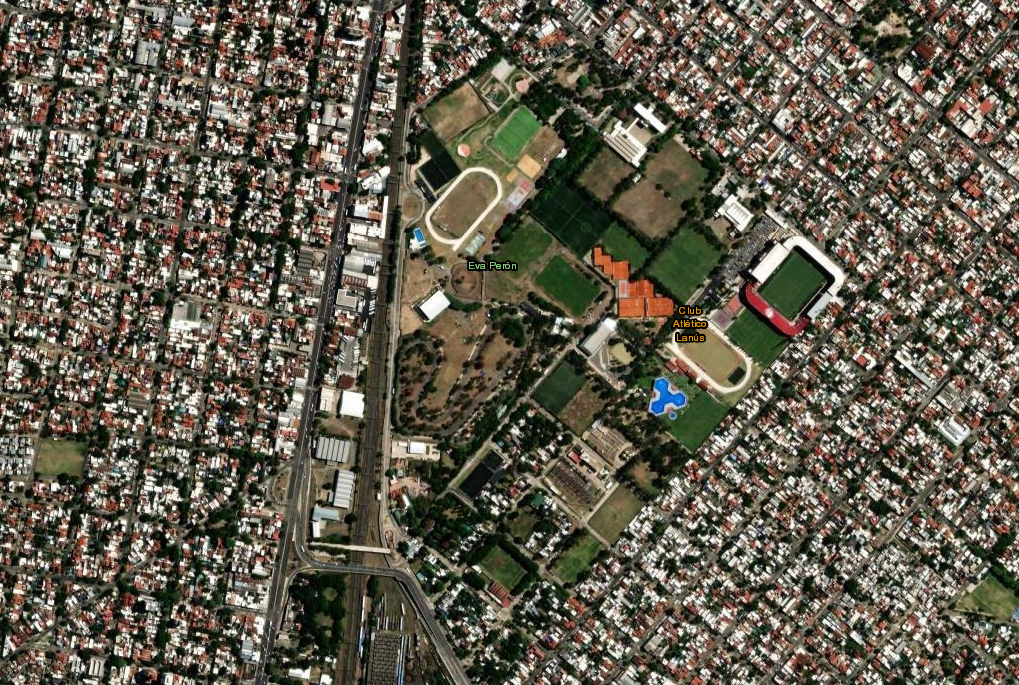
#> input picture lanus.png, 1019 x 685 px
$ jupyter execute EDA.ipynb
#> lines starting #> are read from the running program, lines starting #| are printed output that depends on the picture
[cell 1]
import cv2
import matplotlib.pyplot as plt

# Cargar la imagen
imagen = cv2.imread('lanus.png')
#> imagen is the input picture: shape (685, 1019, 3); mean B, G, R 77.8, 92.2, 97.6

# Verificar si la imagen se cargó correctamente
if imagen is None:
    print("Error al cargar la imagen 'lanus.png'. Asegúrese de que el archivo existe en el directorio actual.")
    exit()

# Convertir de BGR (formato de OpenCV) a RGB
imagen_rgb = cv2.cvtColor(imagen, cv2.COLOR_BGR2RGB)

# Mostrar información básica de la imagen
print(f'Dimensiones de la imagen: {imagen.shape}')
#| Dimensiones de la imagen: (685, 1019, 3)
print(f'Tipo de dato: {imagen.dtype}')
#| Tipo de dato: uint8

[cell 2]
# Mostrar la imagen
plt.imshow(imagen_rgb)
plt.title('Imagen Satelital - Lanús')
plt.axis('off')
plt.show()

[cell 3]
# Histograma de los canales de color
canales = ('r', 'g', 'b')
for i, canal in enumerate(canales):
    hist = cv2.calcHist([imagen_rgb], [i], None, [256], [0, 256])
    plt.plot(hist, color=canal)
    plt.xlim([0, 256])
plt.title('Histograma de los Canales de Color')
plt.xlabel('Valor de Intensidad')
plt.ylabel('Cantidad de Pixeles')
plt.show()
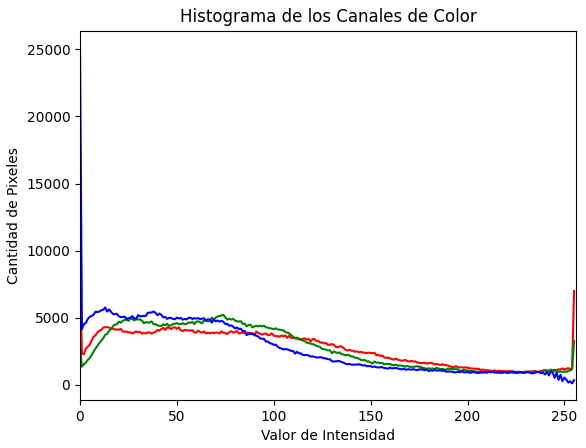
#> figure drawn by matplotlib, 1 panel; curve peaks at x = 0, y = 7887; curve peaks at x = 74, y = 5198; curve peaks at x = 0, y = 25147

[cell 4]
# Calcular estadísticas básicas
media_color = cv2.mean(imagen_rgb)
#> media_color = (97.6, 92.25, 77.81, 0)
print(f'Valores medios de los canales RGB: R={media_color[0]:.2f}, G={media_color[1]:.2f}, B={media_color[2]:.2f}')
#| Valores medios de los canales RGB: R=97.60, G=92.25, B=77.81

[cell 5]
# Mostrar histograma de intensidad en escala de grises
imagen_gris = cv2.cvtColor(imagen_rgb, cv2.COLOR_RGB2GRAY)
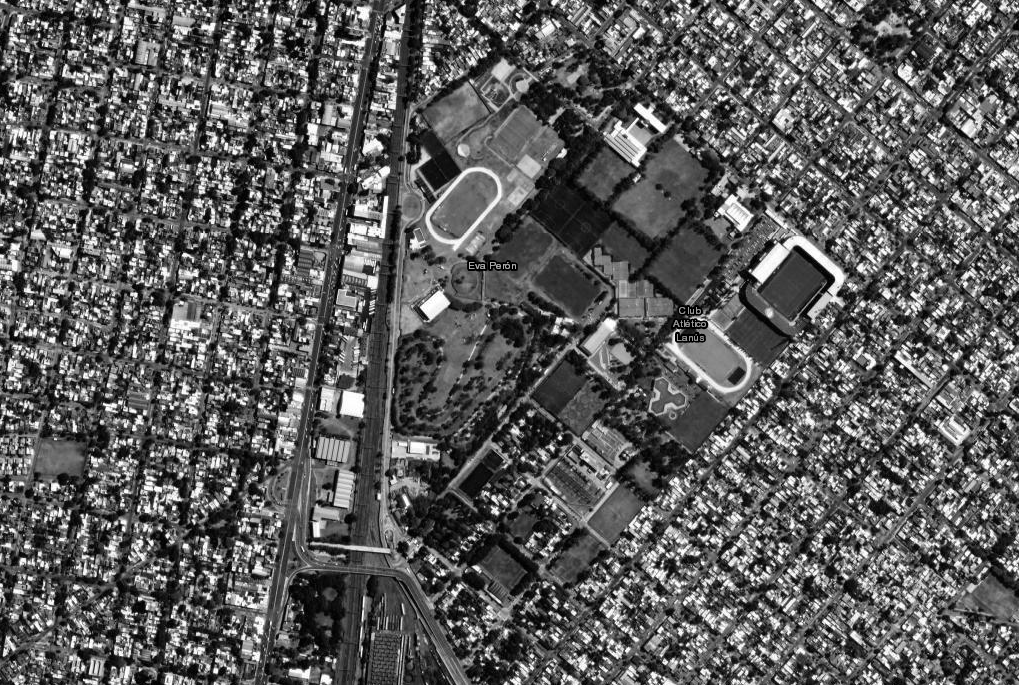
#> imagen_gris: shape (685, 1019); min 0, max 255, mean 92.2
plt.hist(imagen_gris.ravel(), bins=256, range=[0, 256], color='gray')
plt.title('Histograma de Intensidad en Escala de Grises')
plt.xlabel('Intensidad de Pixel')
plt.ylabel('Cantidad de Pixeles')
plt.show()
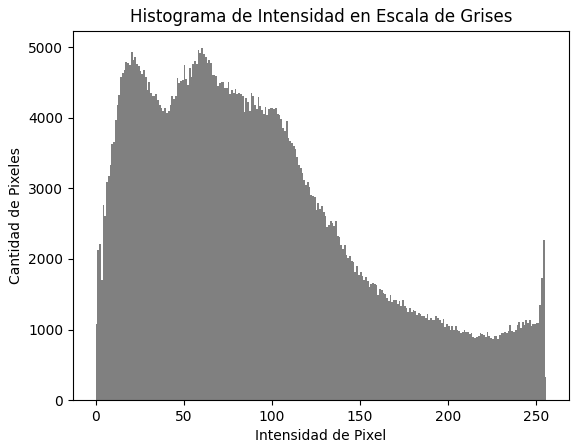
#> figure drawn by matplotlib, 1 panel; tallest bar 4985 high, from x = 60 to 61

[cell 6]
# Mostrar la imagen en escala de grises
plt.imshow(imagen_gris, cmap='gray')
plt.title('Imagen en Escala de Grises')
plt.axis('off')
plt.show()

[cell 7]
# Detección de bordes usando el algoritmo de Canny
bordes = cv2.Canny(imagen_gris, 100, 200)
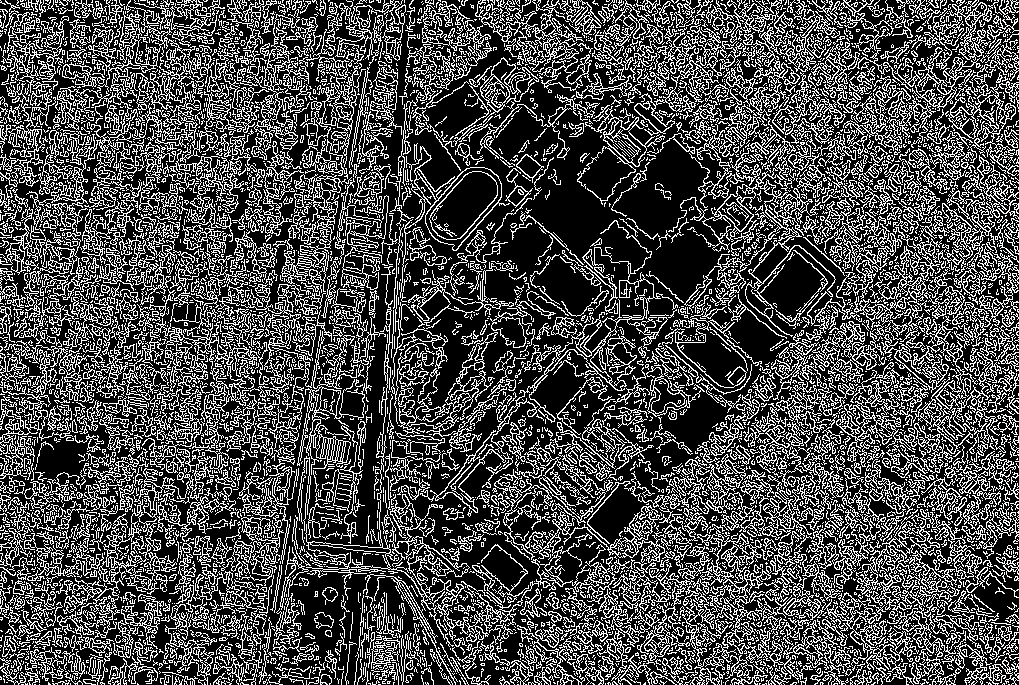
#> bordes: shape (685, 1019); 29.5% white in thin lines or dots
plt.imshow(bordes, cmap='gray')
plt.title('Detección de Bordes - Canny')
plt.axis('off')
plt.show()
